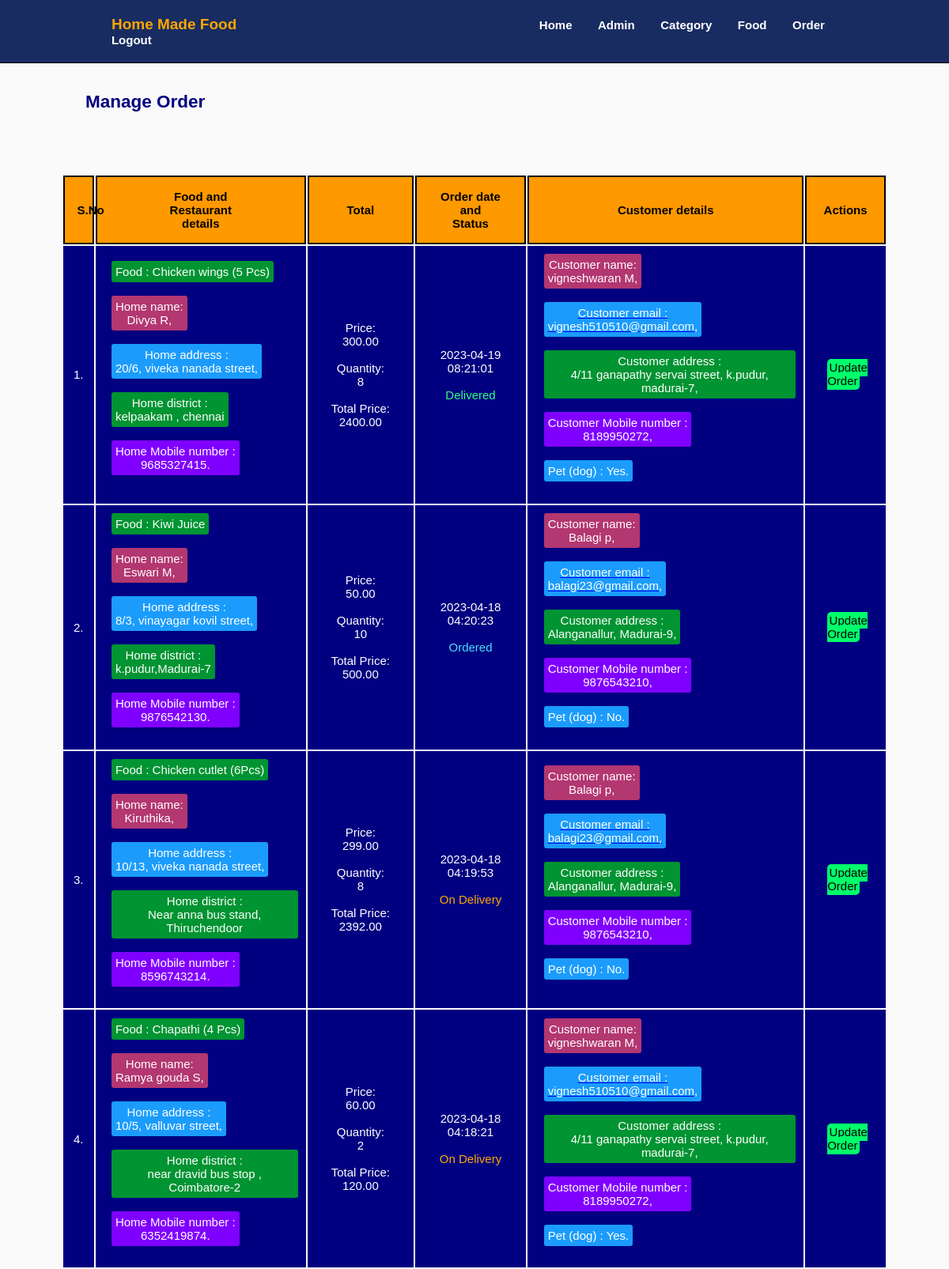
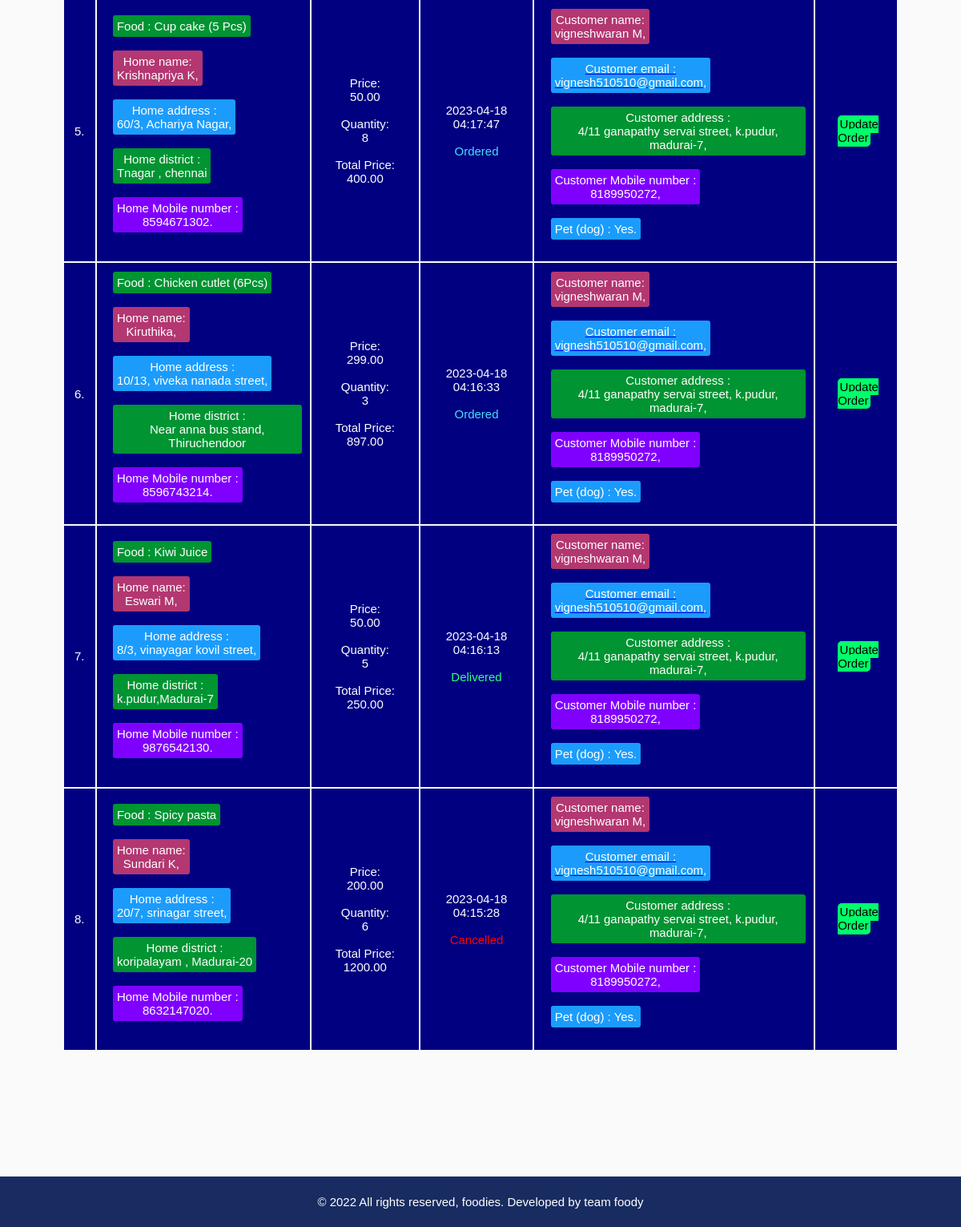
The app's page /Back-end/Home-food/admin/manage-order.php (signed in) with its own data (2 pictures, top to bottom).
### tables this page shows
CREATE TABLE `basket_home` (
  `id` int(10) UNSIGNED NOT NULL,
  `food` varchar(150) NOT NULL,
  `home_name` varchar(200) NOT NULL,
  `home_address` varchar(200) NOT NULL,
  `home_district` varchar(200) NOT NULL,
  `home_number` varchar(20) NOT NULL,
  `price` decimal(10,2) NOT NULL,
  `qty` int(11) NOT NULL,
  `total` decimal(10,2) NOT NULL,
  `order_date` datetime NOT NULL,
  `status` varchar(50) NOT NULL,
  `cust_name` varchar(150) NOT NULL,
  `cust_contact` varchar(20) NOT NULL,
  `cust_email` varchar(150) NOT NULL,
  `cust_address` varchar(255) NOT NULL,
  `is_pet` varchar(50) NOT NULL,
  `user_id` int(11) NOT NULL,
  `order_taken` varchar(200) NOT NULL
);

### Back-end/Home-food/admin/manage-order.php (the view, shortened to what this page needs)
<?php include('partials/menu.php'); ?>
    <div class="main-content ">
<div class="wrapper">
   </div>
</div>
   <div class="main-content ">
    <div class="wrapper2">
    <h2 style="margin-left:30px; color:navy; font-weight:bold; margin-bottom:10px;">Manage Order</h2>
                    <table class="tbl-full">
                        <tr>
                          <th>S.No</th>
                          <th>Food and <br>Restaurant<br>details</th>
                          <th>Total</th>
                          <th>Order date and<br>Status</th>
                          <th>Customer details</th>
                          <th>Actions</th>
                          <?php
                           $sql = "SELECT * FROM basket_home ORDER BY id DESC";
                           $res = mysqli_query($conn, $sql);
                           if($res==TRUE)
                           {
                            $count = mysqli_num_rows($res);
                            $sn=1;
                            if($count>0){
                               while($rows=mysqli_fetch_assoc($res)){
                                   $id=$rows['id'];
                                   $food=$rows['food'];
                                   $home_name=$rows['home_name'];
                                   $home_address=$rows['home_address'];
                                   $home_district=$rows['home_district'];
                                   $home_number=$rows['home_number'];
                                   $price=$rows['price'];
                                   $qty=$rows['qty'];
                                   $total=$rows['total'];
                                   $order_date=$rows['order_date'];
                                   $status=$rows['status'];
                                   $cust_name=$rows['cust_name'];
                                   $cust_contact=$rows['cust_contact'];
                                   $cust_email=$rows['cust_email'];
                                   $cust_address=$rows['cust_address'];
                                   $is_pet=$rows['is_pet'];
                                   ?>
                        </tr>
                        <tr>
                        <td><?php echo $sn++; ?>.</td>
                          <td>
                                <span><?php echo "<div class='f-details3'>Food : ".$food."</div>"; ?></span><br>
                                <span><?php echo "<div class='f-details1'>Home name: <br>".$home_name.",</div>"; ?></span><br>
                                <span><?php echo "<div class='f-details2'>Home address :<br> ".$home_address."</div>"; ?><span><br>
                                <span><?php echo "<div class='f-details3'>Home district :<br> ".$home_district."</div>"; ?></span><br>
                                <span><?php echo "<div class='f-4'>Home Mobile number : <br>".$home_number.".</div>"; ?></span><br>
                          </td>
                          <td>
                                 <span><?php echo "Price:<br> ".$price."</div>"; ?></span><br><br>
                                <span><?php echo "Quantity:<br>".$qty."</div>"; ?><span><br><br>
                                <span><?php echo "Total Price: ".$total."</div>"; ?></span><br>
                          </td>
                          <td >
                          <span><?php echo $order_date; ?></span><br><br>
                          <span>
                           <?php
                                     if($status==="Ordered"){
                                       echo "<label style='color:#48dbfb;'>$status</label>";
                                     }
                                     elseif($status=="On Delivery"){
                                       echo "<label style='color:#ffa801;'>$status</label>";
                                     }
                                     elseif($status=="Delivered"){
                                       echo "<label style='color:#32ff7e;'>$status</label>";
                                     }
                                     elseif($status=="Cancelled"){
                                       echo "<label style='color:red;'>$status</label>";
                                     }
                           ?></span>
                          </td>
                          <td><span><?php echo "<div class='f-details1'>Customer name: <br>".$cust_name.",</div>"; ?></span><br>
                          <a href="mailto:<?php echo $cust_email;?>"><span><?php echo "<div class='f-details2'>Customer email : <br>".$cust_email.",</div>"; ?><span></a> <br>
                                <span><?php echo "<div class='f-details3'>Customer address : <br>".$cust_address.",</div>"; ?></span><br>
                                <span><?php echo "<div class='f-4'>Customer Mobile number : <br>".$cust_contact.",</div>"; ?></span><br>
                                <span><?php echo "<div class='f-details2'>Pet (dog) : ".$is_pet.".</div>"; ?></span><br>
                           </td>
                           <td>
                           <span> <a href="<?php echo SITEURL; ?>Back-end/Home-food/admin/update-order.php?id=<?php echo $id; ?>" class="btn-secondary1" style="margin;0px">Update Order</a></span>
                           <?php
                           }
                        }
                        else
                         {
                           ?>
                             <tr>
                             <td>  <div class="error">No Order placed    <strong>X</strong></div></td>
                              </tr>
                                 <?php
                                 }
                                }
                                else{
                                }
                               ?>
                        </td>
                        </tr>
<div class="main-content ">
<div class="wrapper">
   </div>
</div>
<div class="main-content ">
<div class="wrapper">
   </div>
</div>
<div class="main-content ">
<div class="wrapper">
   </div>
</div>
<div class="main-content ">
<div class="wrapper">
   </div>
</div>
<div class="main-content ">
<div class="wrapper">
   </div>
</div>
<div class="main-content ">
<div class="wrapper">
   </div>
</div>
<?php include('partials/footer.php'); ?>

### Back-end/Home-food/css/admin.css (style rules this page uses)
* { margin:0; padding:0; font-family:Arial, Helvetica, sans-serif; }
.wrapper { padding: 1%; width:80%; margin: 0 auto; }
.wrapper2 { padding: 1%; width:87%; margin: 0 auto; }
.main-content { background-color: var(--veryLightGray); }
:root { --red: hsl(0, 78%, 62%); --cyan: hsl(180, 62%, 55%); --orange: hsl(34, 97%, 64%); --blue: hsl(212, 86%, 64%); --varyDarkBlue: hsl(234, 12%, 34%); --grayishBlue: hsl(229, 6%, 66%); --veryLightGray: hsl(0, 0%, 98%); --weight1: 200; --weight2: 400; --weight3: 600; }
body { font-size: 15px; font-family: 'Poppins', sans-serif; background-color: var(--veryLightGray); }
h2 { color: var(--varyDarkBlue); font-weight: var(--weight3); }
.tbl-full { width:100%; }
table tr th { border:2px solid rgb(0, 0, 0); padding:1.5%; color: black; font-weight: bold; background-color:rgb(255, 153, 0); }
td { text-align: center; color:white; font-weight: 500; background-color:navy; padding: 1%; }
.btn-secondary1 { background-color:#00ff6a; padding: 3%; margin:5px; border-radius: 5px; color:rgb(0, 0, 0); font-weight: 500; text-decoration: none; }
.f-details1 { padding: 5px; background-color:#B33771; width:fit-content; color: white; margin-left:10px; border-radius: 3px; text-decoration: none; }
.f-details2 { padding: 5px; background-color:#1B9CFC; width:fit-content; color: white; margin-left:10px; border-radius: 3px; text-decoration: none; }
.f-details3 { padding: 5px; background-color:#009432; width:fit-content; color: white; margin-left:10px; border-radius: 3px; text-decoration: none; }
.f-4 { padding: 5px; background-color:rgb(128, 0, 255); width:fit-content; color: rgb(255, 255, 255); margin-left:10px; border-radius: 3px; text-decoration: none; }

### records on screen
basket_home: food "Chicken wings (5 Pcs)", home_name "Divya R", home_address "20/6, viveka nanada street,", home_district "kelpaakam , chennai", home_number "9685327415", price "300.00", qty "8", total "2400.00", order_date "2023-04-19 08:21:01", status "Delivered", cust_name "vigneshwaran M", cust_email "vignesh510510@gmail.com", cust_address "4/11 ganapathy servai street, k.pudur, madurai-7", cust_contact "8189950272", is_pet "Yes"
basket_home: food "Kiwi Juice", home_name "Eswari M", home_address "8/3, vinayagar kovil street,", home_district "k.pudur,Madurai-7", home_number "9876542130", price "50.00", qty "10", total "500.00", order_date "2023-04-18 04:20:23", status "Ordered", cust_name "Balagi p", cust_email "balagi23@gmail.com", cust_address "Alanganallur, Madurai-9", cust_contact "9876543210", is_pet "No"
basket_home: food "Chicken cutlet (6Pcs)", home_name "Kiruthika", home_address "10/13, viveka nanada street,", home_district "Near anna bus stand, Thiruchendoor", home_number "8596743214", price "299.00", qty "8", total "2392.00", order_date "2023-04-18 04:19:53", status "On Delivery", cust_name "Balagi p", cust_email "balagi23@gmail.com", cust_address "Alanganallur, Madurai-9", cust_contact "9876543210", is_pet "No"
basket_home: food "Chapathi (4 Pcs)", home_name "Ramya gouda S", home_address "10/5, valluvar street,", home_district "near dravid bus stop , Coimbatore-2", home_number "6352419874", price "60.00", qty "2", total "120.00", order_date "2023-04-18 04:18:21", status "On Delivery", cust_name "vigneshwaran M", cust_email "vignesh510510@gmail.com", cust_address "4/11 ganapathy servai street, k.pudur, madurai-7", cust_contact "8189950272", is_pet "Yes"
basket_home: food "Cup cake (5 Pcs)", home_name "Krishnapriya K", home_address "60/3, Achariya Nagar,", home_district "Tnagar , chennai", home_number "8594671302", price "50.00", qty "8", total "400.00", order_date "2023-04-18 04:17:47", status "Ordered", cust_name "vigneshwaran M", cust_email "vignesh510510@gmail.com", cust_address "4/11 ganapathy servai street, k.pudur, madurai-7", cust_contact "8189950272", is_pet "Yes"
basket_home: food "Chicken cutlet (6Pcs)", home_name "Kiruthika", home_address "10/13, viveka nanada street,", home_district "Near anna bus stand, Thiruchendoor", home_number "8596743214", price "299.00", qty "3", total "897.00", order_date "2023-04-18 04:16:33", status "Ordered", cust_name "vigneshwaran M", cust_email "vignesh510510@gmail.com", cust_address "4/11 ganapathy servai street, k.pudur, madurai-7", cust_contact "8189950272", is_pet "Yes"
basket_home: food "Kiwi Juice", home_name "Eswari M", home_address "8/3, vinayagar kovil street,", home_district "k.pudur,Madurai-7", home_number "9876542130", price "50.00", qty "5", total "250.00", order_date "2023-04-18 04:16:13", status "Delivered", cust_name "vigneshwaran M", cust_email "vignesh510510@gmail.com", cust_address "4/11 ganapathy servai street, k.pudur, madurai-7", cust_contact "8189950272", is_pet "Yes"
basket_home: food "Spicy pasta", home_name "Sundari K", home_address "20/7, srinagar street,", home_district "koripalayam , Madurai-20", home_number "8632147020", price "200.00", qty "6", total "1200.00", order_date "2023-04-18 04:15:28", status "Cancelled", cust_name "vigneshwaran M", cust_email "vignesh510510@gmail.com", cust_address "4/11 ganapathy servai street, k.pudur, madurai-7", cust_contact "8189950272", is_pet "Yes"
